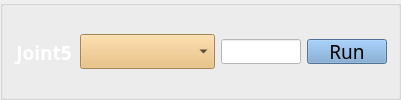
             <widget class="QGroupBox" name="groupBox_34">
              <property name="font">
               <font>
                <family>Adobe 黑体 Std R</family>
                <pointsize>14</pointsize>
               </font>
              </property>
              <property name="title">
               <string/>
              </property>
              <layout class="QGridLayout" name="gridLayout_94">
               <item row="0" column="0">
                <layout class="QHBoxLayout" name="horizontalLayout_23">
                 <item>
                  <widget class="QLabel" name="label_69">
                   <property name="minimumSize">
                    <size>
                     <width>60</width>
                     <height>25</height>
                    </size>
                   </property>
                   <property name="maximumSize">
                    <size>
                     <width>60</width>
                     <height>25</height>
                    </size>
                   </property>
                   <property name="styleSheet">
                    <string notr="true">
font: 12pt &quot;Adobe 黑体 Std R&quot;;</string>
                   </property>
                   <property name="text">
                    <string>&lt;html&gt;&lt;head/&gt;&lt;body&gt;&lt;p align=&quot;center&quot;&gt;&lt;span style=&quot; font-size:14pt; font-weight:600; color:#ffffff;&quot;&gt;Joint5&lt;/span&gt;&lt;/p&gt;&lt;/body&gt;&lt;/html&gt;</string>
                   </property>
                   <property name="alignment">
                    <set>Qt::AlignLeading|Qt::AlignLeft|Qt::AlignVCenter</set>
                   </property>
                   <property name="wordWrap">
                    <bool>false</bool>
                   </property>
                   <property name="margin">
                    <number>0</number>
                   </property>
                   <property name="indent">
                    <number>-2</number>
                   </property>
                   <property name="openExternalLinks">
                    <bool>false</bool>
                   </property>
                  </widget>
                 </item>
                 <item>
                  <widget class="QComboBox" name="comboBox_6">
                   <property name="styleSheet">
                    <string notr="true">
background-color: rgb(233, 185, 110);</string>
                   </property>
                   <item>
                    <property name="text">
                     <string/>
                    </property>
                   </item>
                   <item>
                    <property name="text">
                     <string>Position(°)</string>
                    </property>
                   </item>
                   <item>
                    <property name="text">
                     <string>Velocity(°/s)</string>
                    </property>
                   </item>
                   <item>
                    <property name="text">
                     <string>Toque(Nm)</string>
                    </property>
                   </item>
                  </widget>
                 </item>
                 <item>
                  <widget class="QLineEdit" name="motor1_control_signal_5">
                   <property name="minimumSize">
                    <size>
                     <width>80</width>
                     <height>25</height>
                    </size>
                   </property>
                   <property name="maximumSize">
                    <size>
                     <width>80</width>
                     <height>25</height>
                    </size>
                   </property>
                   <property name="styleSheet">
                    <string notr="true">background-color: rgb(255, 255, 255);</string>
                   </property>
                  </widget>
                 </item>
                 <item>
                  <widget class="QPushButton" name="motorcontrol5">
                   <property name="sizePolicy">
                    <sizepolicy hsizetype="Minimum" vsizetype="Fixed">
                     <horstretch>130</horstretch>
                     <verstretch>35</verstretch>
                    </sizepolicy>
                   </property>
                   <property name="minimumSize">
                    <size>
                     <width>80</width>
                     <height>25</height>
                    </size>
                   </property>
                   <property name="maximumSize">
                    <size>
                     <width>80</width>
                     <height>25</height>
                    </size>
                   </property>
                   <property name="font">
                    <font>
                     <family>Adobe 黑体 Std R</family>
                     <pointsize>14</pointsize>
                     <weight>50</weight>
                     <italic>false</italic>
                     <bold>false</bold>
                    </font>
                   </property>
                   <property name="focusPolicy">
                    <enum>Qt::NoFocus</enum>
                   </property>
                   <property name="styleSheet">
                    <string notr="true">background-color: rgb(114, 159, 207);

</string>
                   </property>
                   <property name="text">
                    <string>Run</string>
                   </property>
                  </widget>
                 </item>
                </layout>
               </item>
              </layout>
             </widget>
